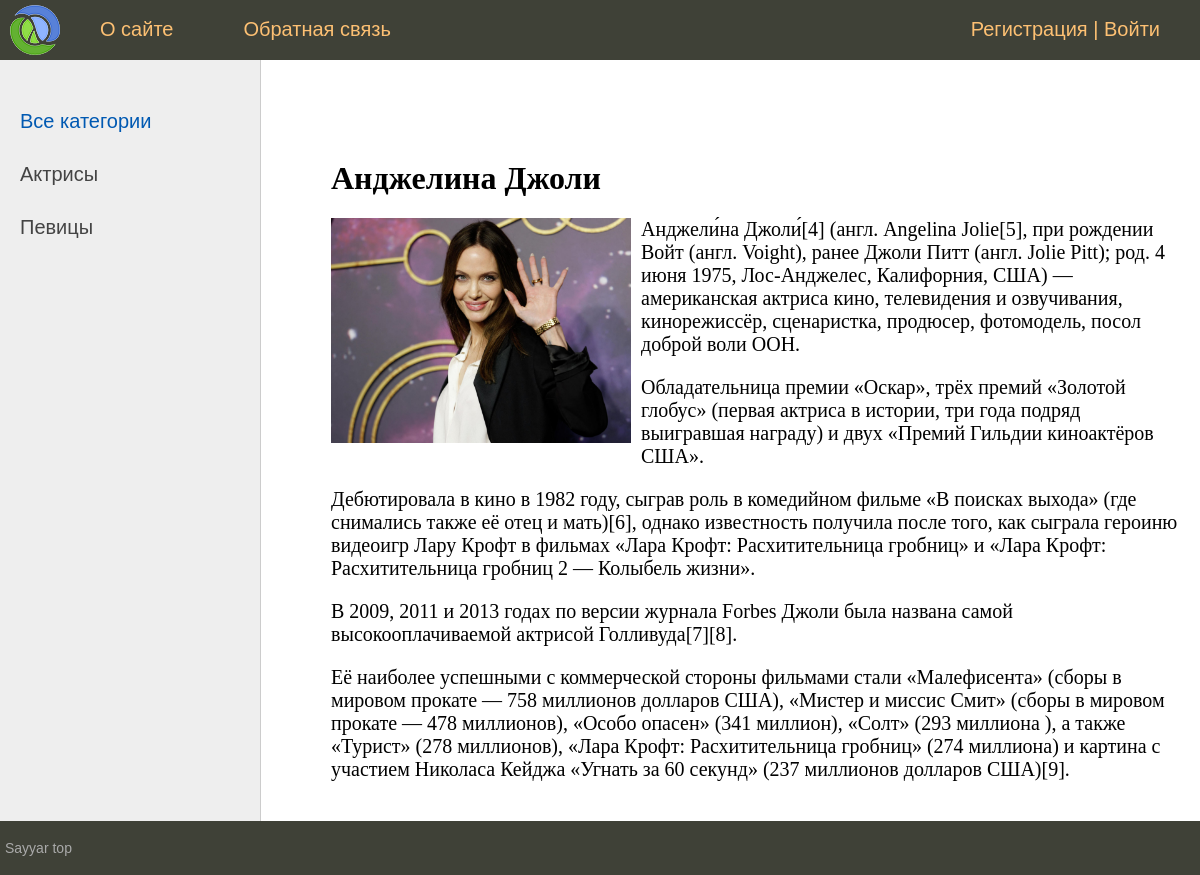
The app's page /post/andzhelina-dzholi/ with its own data.
### women/models.py (models this page shows, shortened)
class Category(models.Model):
    name = models.CharField(max_length=100, db_index=True)
    slug = models.SlugField(max_length=255, unique=True, db_index=True, verbose_name='URL')
    def get_absolute_url(self):
        return reverse('category', kwargs={'cat_slug': self.slug})
    class Meta:
        verbose_name = "Категория"
        verbose_name_plural = "Категории"
        ordering = ['id']

class Women(models.Model):
    title = models.CharField(max_length=255, verbose_name='Заголовок')
    slug = models.SlugField(max_length=255, unique=True, db_index=True, verbose_name='URL')
    content = models.TextField(blank=True, verbose_name='Текст статьи')
    photo = models.ImageField(upload_to='photos/%Y/%m/%d/', verbose_name='Фото')
    time_create = models.DateTimeField(auto_now_add=True, verbose_name='Время создания')
    time_update = models.DateTimeField(auto_now=True, verbose_name='Время изменения')
    is_published = models.BooleanField(default=True, verbose_name='Публикация')
    cat = models.ForeignKey('Category', on_delete=models.PROTECT, verbose_name='Категории')
    def __str__(self) -> str:
        return self.title
    class Meta:
        verbose_name = "Известные женщины"
        verbose_name_plural = "Известные женщины"
        ordering = ['time_create', 'title']

### women/views.py (the view)
# urls.py: path('post/<slug:post_slug>/', ShowPost.as_view(), name='post'),
class ShowPost(DataMixin, DetailView):
    model = Women
    template_name = 'women/post.html'
    slug_url_kwarg = 'post_slug'
    context_object_name = 'post'
    def get_context_data(self, *, object_list=None, **kwargs):
        context = super().get_context_data(**kwargs)
        c_def = self.get_user_context(title=context['post'])
        return dict(list(context.items()) + list(c_def.items()))

### women/utils.py (called while the page is built)
    def get_user_context(self, **kwargs):
        context = kwargs
        cats = cache.get('cats')
        if not cats:
            cats = Category.objects.annotate(Count('women'))
            cache.set('cats', cats, 60)
        user_menu = menu.copy()
        if not self.request.user.is_authenticated:
            user_menu.pop(1)
        context['menu'] = user_menu
        context['cats'] = cats
        if 'cat_selected' not in context:
            context['cat_selected'] = 0
        return context

### women/templates/women/post.html
{% extends 'women/base.html' %}
{% block content %}
<h1>{{post.title}}</h1>
{% if post.photo %}
<p><img class="img-article-left" src="{{post.photo.url}}"></p>
{% endif %}
{{post.content|linebreaks}}
{% endblock %}

### women/templates/women/base.html (shortened to what this page needs)
{% load static %}
{% load women_tags %}
<!DOCTYPE html>
<html>
<head>
	<link type="text/css" href="{% static 'women/css/styles.css' %}" rel="stylesheet" />
</head>
<body>
<table class="table-page" border=0 cellpadding="0" cellspacing="0">
<tr><td valign=top>
{% block mainmenu %}
		<div class="header">
			<ul id="mainmenu" class="mainmenu">
			<li class="logo"><a href="{% url 'home' %}"><div class="logo"></div></a></li>
{% for m in menu %}
			<li><a href="{% url m.url_name %}">{{m.title}}</a></li>
{% endfor %}
				{% if request.user.is_authenticated %}
				<li class="last"> {{user.username}} | <a href="{% url 'logout' %}">Выйти</a></li>
				{% else %}
				<li class="last"><a href="{% url 'register' %}">Регистрация</a> | <a href="{% url 'login' %}">Войти</a></li>
				{% endif %}
			</ul>
		</div>
{% endblock mainmenu %}
<table class="table-content" border=0 cellpadding="0" cellspacing="0">
<tr>
	<td valign="top" class="left-chapters">
	<ul id="leftchapters">
{% if cat_selected == 0 %}
		<li class="selected">Все категории</li>
{% else %}
		<li><a href="{% url 'home' %}">Все категории</a></li>
{% endif %}
{% for c in cats %}
{% if c.women__count > 0 %}
		{% if c.pk == cat_selected %}
			<li class="selected">{{c.name}}</li>
		{% else %}
			<li><a href="{{ c.get_absolute_url }}">{{c.name}}</a></li>
		{% endif %}
{% endif %}
{% endfor %}
	</ul>
</td>
<td valign="top" class="content">
	<div class="content-text">
{% block content %}
{% endblock %}
	</div>
</td></tr></table>
</td></tr>
<tr><td valign=top>
	<div id="footer">
	<p>Sayyar top</p>
	</div>
</td></tr></table>
</body>
</html>

### women/static/women/css/styles.css (style rules this page uses)
html, body { font-family: 'Arial'; margin: 0; padding: 0; height: 100%; width: 100%; color: #444; }
a { color: #0059b2; text-decoration: none; }
img { max-width: 600px; height: auto; }
img.img-article-left { max-width: 300px; height: auto; float: left; padding: 0 10px 10px 0; }
.table-page { width: 100%; height: 100%; vertical-align: top; }
.table-page tr { height: 100%; }
.header { background: #3F4137; height: 60px; }
.logo { background: url('../images/logo.png') no-repeat 10px 5px; width: 70px; height: 60px; }
ul.mainmenu { list-style: none; margin: 0; padding: 0; height: 60px; color: #fdc073; font-size: 20px; overflow: hidden; }
ul.mainmenu li { float: left; margin: 18px 40px 0 30px; }
ul.mainmenu li.logo { margin: 0; }
ul.mainmenu li.last { float: right; }
ul.mainmenu li a { color: #fdc073; text-decoration: none; }
.table-content { width: 100%; min-height: 100%; height: 100%; }
.left-chapters { margin: 0; background: #eee; border-right: 1px solid #ccc; min-height: 100%; }
.left-chapters ul { width: 230px; min-height: 100%; margin: 0; padding: 20px 10px 10px 20px; list-style: none; font-size: 20px; }
.left-chapters ul li { margin: 30px 0 0 0; color: #999; }
.left-chapters ul li.selected { color: #0059b2; }
.left-chapters ul li a { color: #444; text-decoration: none; }
.content { padding: 40px 20px 20px 40px; width: 100%; box-sizing: border-box; }
.content-text { margin: 60px 0 0 30px; color: #000; font-size: 20px; font-family: Yandex Sans Display Light; }
.content-text h1 { font-size: 32px; }
#footer { box-sizing: border-box; background: #3F4137; padding: 5px; color: #aaa; font-size: 14px; font-family: Verdana, Geneva, Arial, Helvetica; text-align: left; overflow: hidden; }

### records on screen
Category: name "Актрисы"
Category: name "Певицы"
Women: title "Анджелина Джоли", photo (picture), content "Анджели́на Джоли́[4] (англ. Angelina Jolie[5], при рождении Войт (англ. Voight), ранее Джоли Питт (англ. Jolie Pitt); род. 4 июня 1975, Лос-Анджелес, Калифорния, США) — американская актриса кино, телевидения и озвучивания, кинорежиссёр, сценаристка, продюсер, фотомодель, посол доброй воли ООН. Обладательница премии «Оскар», трёх премий «Золотой глобус» (первая актриса в истории, три года подряд выигравшая награду) и двух «Премий Гильдии киноактёров США». Дебютировала в кино в 1982 году, сыграв роль в комедийном фильме «В поисках выхода» (где снимались также её отец и мать)[6], однако известность получила после того, как сыграла героиню видеоигр Лару Крофт в фильмах «Лара Крофт:…"

### other values on screen
{{ m.title }} "О сайте" "Обратная связь"
